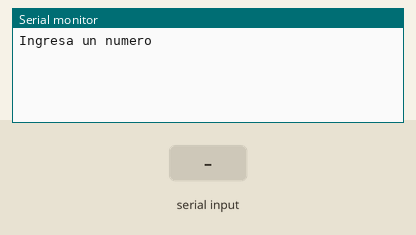
Recording of a sketch running on a simulated Arduino Uno, built with avr-gcc and run on an emulated ATmega328P. Shown: the last lines printed to the serial monitor. The test bench sets the inputs (shaded band).

Above: at 1.2 s.
1.3 s: "90,45\n" received over Serial
At 2.7 s:
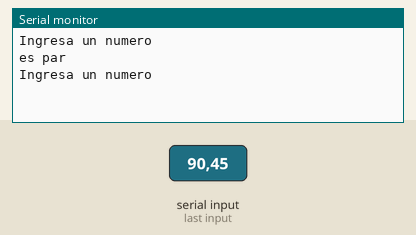
3.8 s: "5\n" received over Serial
At 5.4 s:
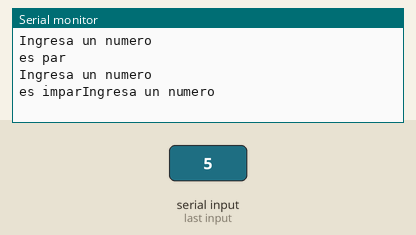

Measured:
- after the input at 1.3 s, the serial monitor: prints a new line after 1.0 s (image 1)
- after the input at 3.8 s, the serial monitor: prints a new line after 1.0 s (image 2)

The sketch:

T10_par.ino
```cpp
void setup() {
  // put your setup code here, to run once:
  Serial.begin(9600);
}

void loop() {
  // put your main code here, to run repeatedly:
  Serial.println("Ingresa un numero");
  while(!Serial.available());
  int n = Serial.readStringUntil("\n").toInt();
  if(n % 2 == 0){ Serial.println("es par "); } else {Serial.print("es impar"); }
}
```
